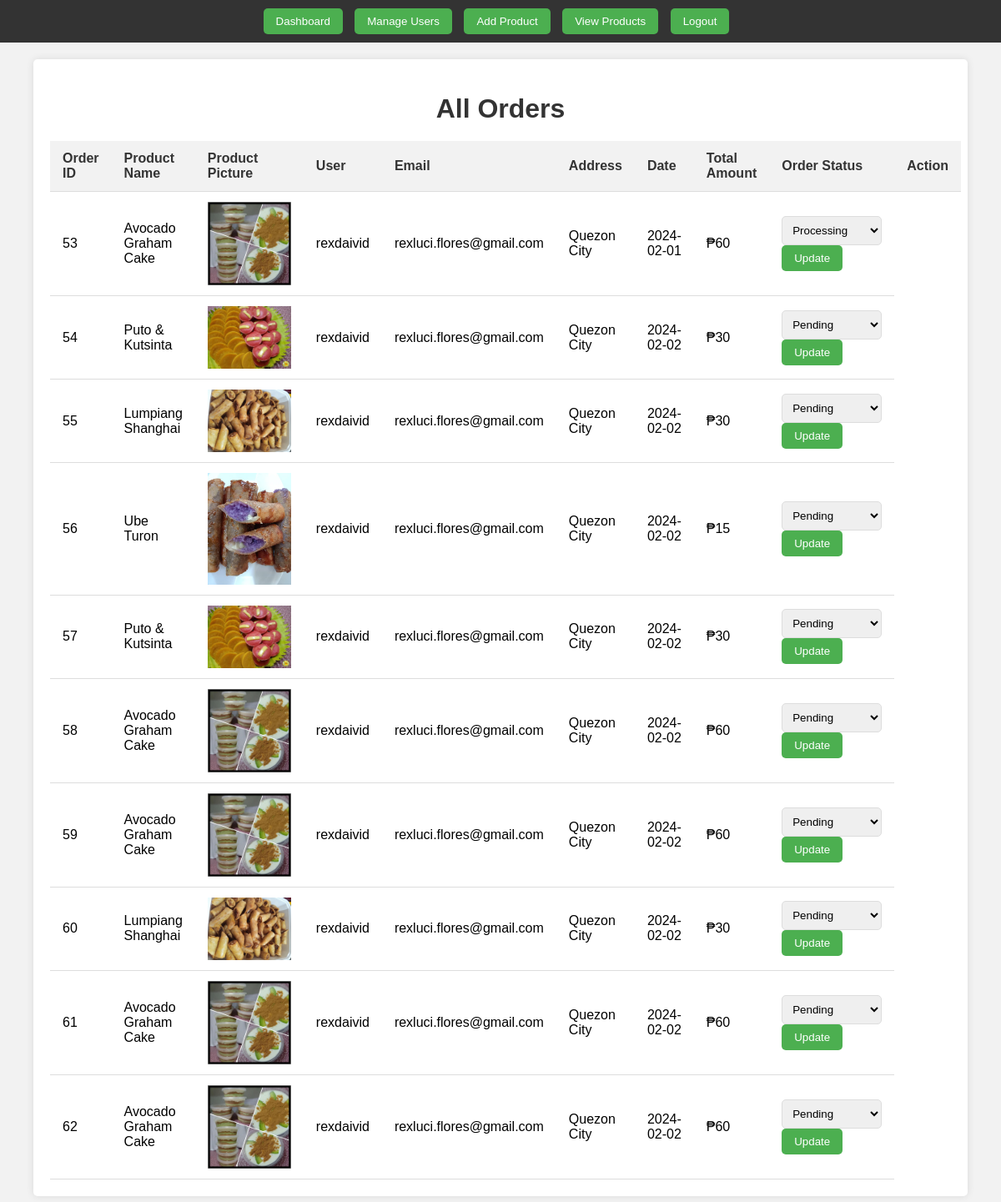
Page /admin/vieworders.php (signed in) on the committed database.
### tables this page shows
CREATE TABLE `checkout_tbl` (
  `checkoutID` int(11) NOT NULL,
  `customerID` int(11) NOT NULL,
  `productID` int(11) NOT NULL,
  `quantity` int(11) NOT NULL,
  `totalprice` varchar(50) NOT NULL,
  `orderdate` date NOT NULL,
  `shippingdetails` varchar(255) NOT NULL,
  `modeOfPayment` varchar(50) NOT NULL,
  `orderStatus` varchar(50) NOT NULL
);

CREATE TABLE `products_tbl` (
  `productID` int(100) NOT NULL,
  `productName` varchar(255) NOT NULL,
  `description` text NOT NULL,
  `productPrice` varchar(255) NOT NULL,
  `productPicture` varchar(50) NOT NULL
);

CREATE TABLE `customer_tbl` (
  `cusID` int(11) NOT NULL,
  `cusFname` varchar(50) NOT NULL,
  `cusMname` varchar(50) NOT NULL,
  `cusLname` varchar(50) NOT NULL,
  `cusEmail` varchar(50) NOT NULL,
  `cusUsername` varchar(50) NOT NULL,
  `cusPassword` varchar(50) NOT NULL,
  `cusAddress` varchar(255) NOT NULL,
  `cusPicture` varchar(50) NOT NULL
);

### admin/vieworders.php (the view, shortened to what this page needs)
<?php
include_once("conn.php");
$query = $conn->prepare("
    SELECT checkout_tbl.checkoutID, checkout_tbl.orderdate, checkout_tbl.totalprice, checkout_tbl.orderStatus, checkout_tbl.customerID, customer_tbl.cusUsername, customer_tbl.cusEmail, customer_tbl.cusAddress, products_tbl.productName, products_tbl.productPicture
    FROM checkout_tbl
    INNER JOIN customer_tbl ON checkout_tbl.customerID = customer_tbl.cusID
    INNER JOIN products_tbl ON checkout_tbl.productID = products_tbl.productID
");
$query->execute();
$orders = $query->fetchAll(PDO::FETCH_ASSOC);
?>
<!DOCTYPE html>
<html>
<head>
    <link rel="stylesheet" href="https://cdnjs.cloudflare.com/ajax/libs/font-awesome/4.7.0/css/font-awesome.css" />
</head>
<body>
    <div class="header">
        <button onclick="window.location.href='index.php'">Dashboard</button>
        <button onclick="window.location.href='viewrecords.php'">Manage Users</button>
        <button onclick="window.location.href='addproduct.php'">Add Product</button>
        <button onclick="window.location.href='viewproducts.php'">View Products</button>
        <button onclick="window.location.href='logout.php'">Logout</button>
    </div>
    <div class="container">
        <h1>All Orders</h1>
        <table>
            <tr>
                <th>Order ID</th>
                <th>Product Name</th>
                <th>Product Picture</th>
                <th>User</th>
                <th>Email</th>
                <th>Address</th>
                <th>Date</th>
                <th>Total Amount</th>
                <th>Order Status</th>
                <th>Action</th>
            </tr>
            <?php foreach ($orders as $order): ?>
                <tr>
                    <td><?php echo $order['checkoutID']; ?></td>
                    <td><?php echo $order['productName']; ?></td>
                    <td><img src="../admin/product_photos/<?php echo $order['productPicture']; ?>" alt="<?php echo $order['productName']; ?>"></td>
                    <td><?php echo $order['cusUsername']; ?></td>
                    <td><?php echo $order['cusEmail']; ?></td>
                    <td><?php echo $order['cusAddress']; ?></td>
                    <td><?php echo $order['orderdate']; ?></td>
                    <td><?php echo "&#8369;" . $order['totalprice']; ?></td>
                    <td>
                        <form method="POST">
                            <select name="new_status">
                                <option value="Pending" <?php echo ($order['orderStatus'] == 'Pending') ? 'selected' : ''; ?>>Pending</option>
                                <option value="Processing" <?php echo ($order['orderStatus'] == 'Processing') ? 'selected' : ''; ?>>Processing</option>
                            </select>
                            <button type="submit" name="update_status">Update</button>
                        </form>
                    </td>
                </tr>
            <?php endforeach; ?>
        </table>
    </div>
</body>
</html>

### admin/vieworders.php (style rules this page uses)
body { font-family: Arial, sans-serif; background-color: #f2f2f2; margin: 0; padding: 0; }
.container { width: 90%; margin: 20px auto; background-color: #fff; padding: 20px; border-radius: 5px; box-shadow: 0 0 10px rgba(0, 0, 0, 0.1); }
h1 { text-align: center; margin-bottom: 20px; color: #333; }
table { width: 100%; border-collapse: collapse; }
th, td { padding: 12px 15px; text-align: left; border-bottom: 1px solid #ddd; }
th { background-color: #f2f2f2; color: #333; font-weight: bold; }
img { max-width: 100px; height: auto; display: block; margin: 0 auto; }
select { padding: 8px; border: 1px solid #ddd; border-radius: 5px; width: 120px; }
button { padding: 8px 15px; background-color: #4CAF50; border: none; color: white; border-radius: 5px; cursor: pointer; }
.header { background-color: #333; padding: 10px 0; text-align: center; }
.header button { margin-right: 10px; }

### rows in the picture
checkout_tbl: checkoutID "53", productID.productName "Avocado Graham Cake", productID.productPicture (picture), customerID.cusUsername "rexdaivid", customerID.cusEmail "rexluci.flores@gmail.com", customerID.cusAddress "Quezon City", orderdate "2024-02-01", totalprice "60", new_status "Processing"
checkout_tbl: checkoutID "54", productID.productName "Puto & Kutsinta", productID.productPicture (picture), customerID.cusUsername "rexdaivid", customerID.cusEmail "rexluci.flores@gmail.com", customerID.cusAddress "Quezon City", orderdate "2024-02-02", totalprice "30", new_status "Pending"
checkout_tbl: checkoutID "55", productID.productName "Lumpiang Shanghai", productID.productPicture (picture), customerID.cusUsername "rexdaivid", customerID.cusEmail "rexluci.flores@gmail.com", customerID.cusAddress "Quezon City", orderdate "2024-02-02", totalprice "30", new_status "Pending"
checkout_tbl: checkoutID "56", productID.productName "Ube Turon", productID.productPicture (picture), customerID.cusUsername "rexdaivid", customerID.cusEmail "rexluci.flores@gmail.com", customerID.cusAddress "Quezon City", orderdate "2024-02-02", totalprice "15", new_status "Pending"
checkout_tbl: checkoutID "57", productID.productName "Puto & Kutsinta", productID.productPicture (picture), customerID.cusUsername "rexdaivid", customerID.cusEmail "rexluci.flores@gmail.com", customerID.cusAddress "Quezon City", orderdate "2024-02-02", totalprice "30", new_status "Pending"
checkout_tbl: checkoutID "58", productID.productName "Avocado Graham Cake", productID.productPicture (picture), customerID.cusUsername "rexdaivid", customerID.cusEmail "rexluci.flores@gmail.com", customerID.cusAddress "Quezon City", orderdate "2024-02-02", totalprice "60", new_status "Pending"
checkout_tbl: checkoutID "59", productID.productName "Avocado Graham Cake", productID.productPicture (picture), customerID.cusUsername "rexdaivid", customerID.cusEmail "rexluci.flores@gmail.com", customerID.cusAddress "Quezon City", orderdate "2024-02-02", totalprice "60", new_status "Pending"
checkout_tbl: checkoutID "60", productID.productName "Lumpiang Shanghai", productID.productPicture (picture), customerID.cusUsername "rexdaivid", customerID.cusEmail "rexluci.flores@gmail.com", customerID.cusAddress "Quezon City", orderdate "2024-02-02", totalprice "30", new_status "Pending"
checkout_tbl: checkoutID "61", productID.productName "Avocado Graham Cake", productID.productPicture (picture), customerID.cusUsername "rexdaivid", customerID.cusEmail "rexluci.flores@gmail.com", customerID.cusAddress "Quezon City", orderdate "2024-02-02", totalprice "60", new_status "Pending"
checkout_tbl: checkoutID "62", productID.productName "Avocado Graham Cake", productID.productPicture (picture), customerID.cusUsername "rexdaivid", customerID.cusEmail "rexluci.flores@gmail.com", customerID.cusAddress "Quezon City", orderdate "2024-02-02", totalprice "60", new_status "Pending"
